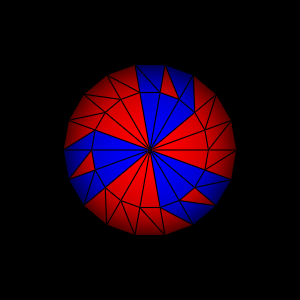

The script that drew this image:
#!/usr/bin/env python

# Demonstrate vtkExpandMarkedElements expanding marked cells across
# a multi-block sphere dataset, removing intermediate layers and seed.

# Factory overrides
import vtkmodules.vtkInteractionStyle  # noqa: F401
import vtkmodules.vtkRenderingFreeType  # noqa: F401
import vtkmodules.vtkRenderingOpenGL2  # noqa: F401

from vtkmodules.vtkCommonCore import vtkSignedCharArray
from vtkmodules.vtkCommonDataModel import (
    vtkDataObject,
    vtkMultiBlockDataSet,
)
from vtkmodules.vtkFiltersExtraction import vtkExpandMarkedElements
from vtkmodules.vtkFiltersSources import vtkSphereSource
from vtkmodules.vtkRenderingCore import (
    vtkActor,
    vtkCompositePolyDataMapper,
    vtkRenderWindow,
    vtkRenderWindowInteractor,
    vtkRenderer,
)

# Build multi-block dataset of 3 sphere parts
multi_block = vtkMultiBlockDataSet()

# Block 0.
sphere_0 = vtkSphereSource()
sphere_0.SetPhiResolution(6)
sphere_0.SetThetaResolution(6)
sphere_0.SetStartTheta(0.0)
sphere_0.SetEndTheta(120.0)
sphere_0.Update()
block_data_0 = sphere_0.GetOutput()
selected_cells_0 = vtkSignedCharArray()
selected_cells_0.SetName("MarkedCells")
selected_cells_0.SetNumberOfTuples(block_data_0.GetNumberOfCells())
selected_cells_0.FillComponent(0, 0)
selected_cells_0.SetComponent(20, 0, 1)
block_data_0.GetCellData().AddArray(selected_cells_0)
multi_block.SetBlock(0, block_data_0)

# Block 1.
sphere_1 = vtkSphereSource()
sphere_1.SetPhiResolution(6)
sphere_1.SetThetaResolution(6)
sphere_1.SetStartTheta(120.0)
sphere_1.SetEndTheta(240.0)
sphere_1.Update()
block_data_1 = sphere_1.GetOutput()
selected_cells_1 = vtkSignedCharArray()
selected_cells_1.SetName("MarkedCells")
selected_cells_1.SetNumberOfTuples(block_data_1.GetNumberOfCells())
selected_cells_1.FillComponent(0, 0)
selected_cells_1.SetComponent(20, 0, 1)
block_data_1.GetCellData().AddArray(selected_cells_1)
multi_block.SetBlock(1, block_data_1)

# Block 2.
sphere_2 = vtkSphereSource()
sphere_2.SetPhiResolution(6)
sphere_2.SetThetaResolution(6)
sphere_2.SetStartTheta(240.0)
sphere_2.SetEndTheta(360.0)
sphere_2.Update()
block_data_2 = sphere_2.GetOutput()
selected_cells_2 = vtkSignedCharArray()
selected_cells_2.SetName("MarkedCells")
selected_cells_2.SetNumberOfTuples(block_data_2.GetNumberOfCells())
selected_cells_2.FillComponent(0, 0)
selected_cells_2.SetComponent(20, 0, 1)
block_data_2.GetCellData().AddArray(selected_cells_2)
multi_block.SetBlock(2, block_data_2)

# Expand marked elements
expand_filter = vtkExpandMarkedElements()
expand_filter.SetInputDataObject(multi_block)
expand_filter.SetInputArrayToProcess(
    0, 0, 0, vtkDataObject.FIELD_ASSOCIATION_CELLS, "MarkedCells")
expand_filter.RemoveIntermediateLayersOn()
expand_filter.RemoveSeedOn()
expand_filter.SetNumberOfLayers(3)

# Composite mapper colored by MarkedCells
mapper = vtkCompositePolyDataMapper()
mapper.SetInputConnection(expand_filter.GetOutputPort())
mapper.SetScalarModeToUseCellFieldData()
mapper.SelectColorArray("MarkedCells")

actor = vtkActor()
actor.SetMapper(mapper)
actor.GetProperty().EdgeVisibilityOn()

# Renderer
renderer = vtkRenderer()
renderer.AddActor(actor)

# Window
render_window = vtkRenderWindow()
render_window.AddRenderer(renderer)
render_window.SetWindowName("expand marked elements")

# Scene
renderer.ResetCamera()

# Interactor
interactor = vtkRenderWindowInteractor()
interactor.SetRenderWindow(render_window)

interactor.Initialize()
interactor.Start()
